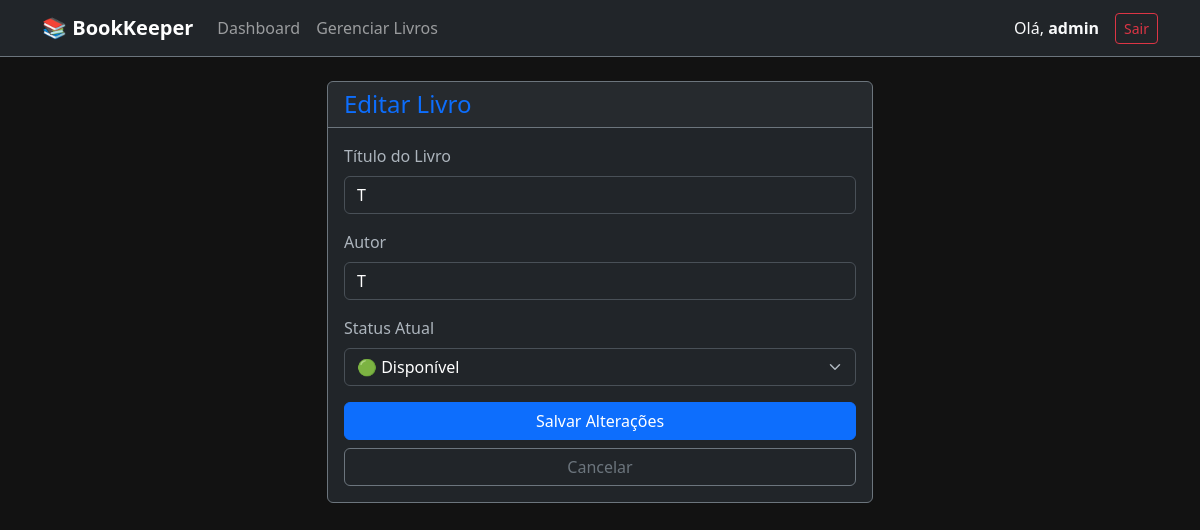
/editar/2 (signed in), run on an earlier commit of the app's database.
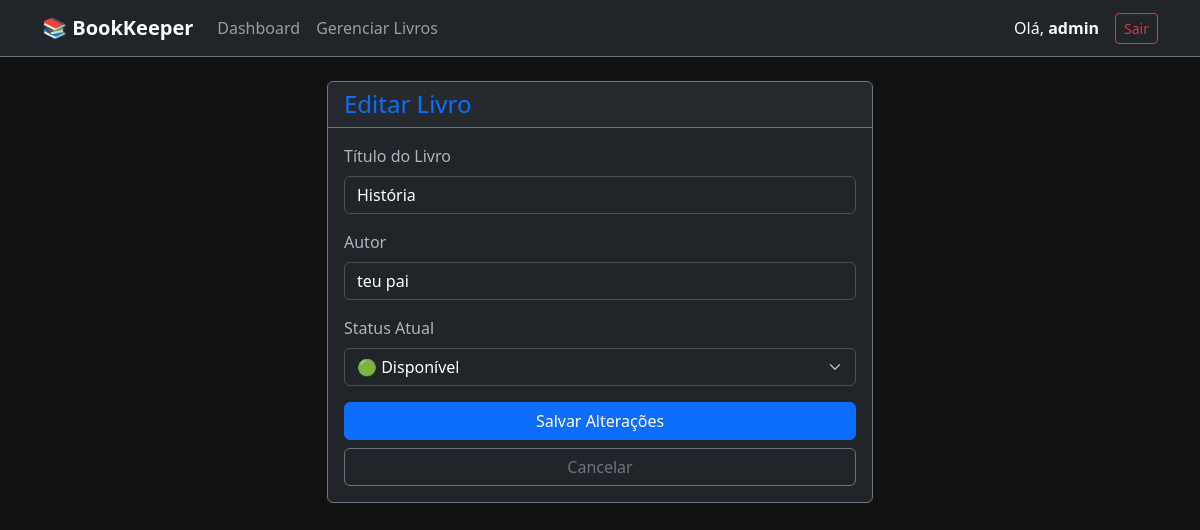
And on a later commit of the database.
### app.py (models this page shows)
class Livro(db.Model):
    id = db.Column(db.Integer, primary_key=True)
    titulo = db.Column(db.String(100), nullable=False)
    autor = db.Column(db.String(100), nullable=False)
    status = db.Column(db.String(20), default='Disponível')
    usuario_id = db.Column(db.Integer, db.ForeignKey('usuario.id'), nullable=False)

### app.py (the view)
@app.route('/editar/<int:id>', methods=['GET', 'POST'])
def editar(id):
    if 'usuario_nome' not in session:
        return redirect(url_for('login'))
    livro = Livro.query.get_or_404(id)
    if livro.usuario_id != session['usuario_id']:
        return "<h3>Acesso Negado!</h3>"
    if request.method == 'POST':
        livro.titulo = request.form['titulo']
        livro.autor = request.form['autor']
        livro.status = request.form['status']
        db.session.commit()
        return redirect(url_for('livros'))
    return render_template('editar.html', livro=livro)

### templates/editar.html (shortened to what this page needs)
{% extends 'base.html' %}
{% block content %}
<div class="row justify-content-center">
    <div class="col-md-6">
        <div class="card bg-dark border-secondary">
            <div class="card-header border-secondary">
                <h4 class="mb-0 text-primary">Editar Livro</h4>
            </div>
            <div class="card-body">
                <form action="/editar/{{ livro.id }}" method="POST">
                    <div class="mb-3">
                        <label for="titulo" class="form-label">Título do Livro</label>
                        <input type="text" class="form-control bg-dark text-white"
                               id="titulo" name="titulo"
                               value="{{ livro.titulo }}" required>
                    </div>
                    <div class="mb-3">
                        <label for="autor" class="form-label">Autor</label>
                        <input type="text" class="form-control bg-dark text-white"
                               id="autor" name="autor"
                               value="{{ livro.autor }}" required>
                    </div>
                    <div class="mb-3">
                        <label class="form-label">Status Atual</label>
                        <select class="form-select bg-dark text-white" name="status">
                            <option value="Disponível" {% if livro.status == 'Disponível' %}selected{% endif %}>🟢 Disponível</option>
                        </select>
                    </div>
                    <div class="d-grid gap-2">
                        <button type="submit" class="btn btn-primary">Salvar Alterações</button>
                        <a href="/livros" class="btn btn-outline-secondary">Cancelar</a>
                    </div>
                </form>
            </div>
        </div>
    </div>
</div>
{% endblock %}

What changed in the data, as far as the page shows it:
changed Livro "🟢 Disponível": titulo "T" → "História"; autor "T" → "teu pai"
